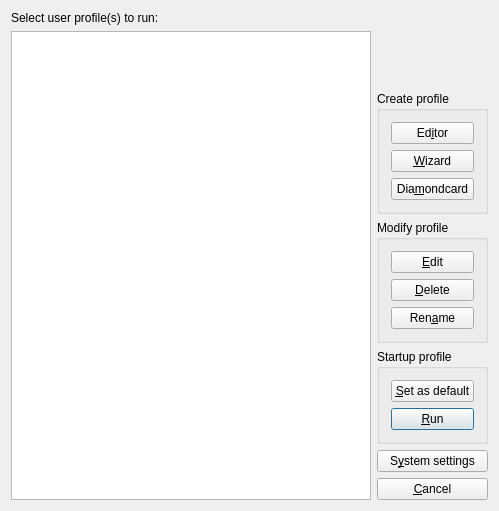
<?xml version="1.0" encoding="UTF-8"?>
<ui version="4.0">
 <class>SelectProfileForm</class>
 <widget class="QDialog" name="SelectProfileForm">
  <property name="geometry">
   <rect>
    <x>0</x>
    <y>0</y>
    <width>499</width>
    <height>511</height>
   </rect>
  </property>
  <property name="windowTitle">
   <string>Twinkle - Select user profile</string>
  </property>
  <layout class="QGridLayout">
   <item row="0" column="0">
    <widget class="QLabel" name="selectTextLabel">
     <property name="sizePolicy">
      <sizepolicy hsizetype="Preferred" vsizetype="Fixed">
       <horstretch>0</horstretch>
       <verstretch>0</verstretch>
      </sizepolicy>
     </property>
     <property name="text">
      <string>Select user profile(s) to run:</string>
     </property>
     <property name="alignment">
      <set>Qt::AlignVCenter</set>
     </property>
     <property name="wordWrap">
      <bool>true</bool>
     </property>
    </widget>
   </item>
   <item row="0" column="1" rowspan="2">
    <layout class="QVBoxLayout">
     <item>
      <spacer name="spacer17">
       <property name="orientation">
        <enum>Qt::Vertical</enum>
       </property>
       <property name="sizeType">
        <enum>QSizePolicy::Expanding</enum>
       </property>
       <property name="sizeHint" stdset="0">
        <size>
         <width>20</width>
         <height>20</height>
        </size>
       </property>
      </spacer>
     </item>
     <item>
      <widget class="QGroupBox" name="newProfileGroupBox">
       <property name="title">
        <string>Create profile</string>
       </property>
       <layout class="QVBoxLayout">
        <item>
         <widget class="QPushButton" name="newPushButton">
          <property name="whatsThis">
           <string>Create a new profile with the profile editor.</string>
          </property>
          <property name="text">
           <string>Ed&amp;itor</string>
          </property>
          <property name="shortcut">
           <string>Alt+I</string>
          </property>
         </widget>
        </item>
        <item>
         <widget class="QPushButton" name="wizardPushButton">
          <property name="whatsThis">
           <string>Create a new profile with the wizard.</string>
          </property>
          <property name="text">
           <string>&amp;Wizard</string>
          </property>
          <property name="shortcut">
           <string>Alt+W</string>
          </property>
         </widget>
        </item>
        <item>
         <widget class="QPushButton" name="diamondcardPushButton">
          <property name="whatsThis">
           <string>Create a profile for a Diamondcard account. With a Diamondcard account you can make worldwide calls to regular and cell phones and send SMS messages.</string>
          </property>
          <property name="text">
           <string>Dia&amp;mondcard</string>
          </property>
          <property name="shortcut">
           <string>Alt+M</string>
          </property>
         </widget>
        </item>
       </layout>
      </widget>
     </item>
     <item>
      <widget class="QGroupBox" name="modifyProfileGroupBox">
       <property name="title">
        <string>Modify profile</string>
       </property>
       <layout class="QVBoxLayout">
        <item>
         <widget class="QPushButton" name="editPushButton">
          <property name="whatsThis">
           <string>Edit the highlighted profile.</string>
          </property>
          <property name="text">
           <string>&amp;Edit</string>
          </property>
          <property name="shortcut">
           <string>Alt+E</string>
          </property>
         </widget>
        </item>
        <item>
         <widget class="QPushButton" name="deletePushButton">
          <property name="whatsThis">
           <string>Delete the highlighted profile.</string>
          </property>
          <property name="text">
           <string>&amp;Delete</string>
          </property>
          <property name="shortcut">
           <string>Alt+D</string>
          </property>
         </widget>
        </item>
        <item>
         <widget class="QPushButton" name="renamePushButton">
          <property name="whatsThis">
           <string>Rename the highlighted profile.</string>
          </property>
          <property name="text">
           <string>Ren&amp;ame</string>
          </property>
          <property name="shortcut">
           <string>Alt+A</string>
          </property>
         </widget>
        </item>
       </layout>
      </widget>
     </item>
     <item>
      <widget class="QGroupBox" name="startupProfileGroupBox">
       <property name="title">
        <string>Startup profile</string>
       </property>
       <layout class="QVBoxLayout">
        <item>
         <widget class="QPushButton" name="defaultPushButton">
          <property name="whatsThis">
           <string>Make the selected profiles the default profiles. The next time you start Twinkle, these profiles will be automatically run.</string>
          </property>
          <property name="text">
           <string>&amp;Set as default</string>
          </property>
          <property name="shortcut">
           <string>Alt+S</string>
          </property>
         </widget>
        </item>
        <item>
         <widget class="QPushButton" name="runPushButton">
          <property name="whatsThis">
           <string>Run Twinkle with the selected profiles.</string>
          </property>
          <property name="text">
           <string>&amp;Run</string>
          </property>
          <property name="shortcut">
           <string>Alt+R</string>
          </property>
          <property name="default">
           <bool>true</bool>
          </property>
         </widget>
        </item>
       </layout>
      </widget>
     </item>
     <item>
      <widget class="QPushButton" name="sysPushButton">
       <property name="whatsThis">
        <string>Edit the system settings.</string>
       </property>
       <property name="text">
        <string>S&amp;ystem settings</string>
       </property>
       <property name="shortcut">
        <string>Alt+Y</string>
       </property>
      </widget>
     </item>
     <item>
      <widget class="QPushButton" name="cancelPushButton">
       <property name="text">
        <string>&amp;Cancel</string>
       </property>
       <property name="shortcut">
        <string>Alt+C</string>
       </property>
      </widget>
     </item>
    </layout>
   </item>
   <item row="1" column="0">
    <widget class="QListWidget" name="profileListView">
     <property name="whatsThis">
      <string>Tick the check boxes of the user profiles that you want to run and press run.</string>
     </property>
    </widget>
   </item>
  </layout>
 </widget>
 <layoutdefault spacing="6" margin="11"/>
 <tabstops>
  <tabstop>profileListView</tabstop>
  <tabstop>newPushButton</tabstop>
  <tabstop>wizardPushButton</tabstop>
  <tabstop>diamondcardPushButton</tabstop>
  <tabstop>editPushButton</tabstop>
  <tabstop>deletePushButton</tabstop>
  <tabstop>renamePushButton</tabstop>
  <tabstop>defaultPushButton</tabstop>
  <tabstop>runPushButton</tabstop>
  <tabstop>sysPushButton</tabstop>
  <tabstop>cancelPushButton</tabstop>
 </tabstops>
 <includes>
  <include location="global">list</include>
  <include location="global">string</include>
  <include location="local">phone.h</include>
 </includes>
 <resources/>
 <connections>
  <connection>
   <sender>cancelPushButton</sender>
   <signal>clicked()</signal>
   <receiver>SelectProfileForm</receiver>
   <slot>reject()</slot>
   <hints>
    <hint type="sourcelabel">
     <x>392</x>
     <y>501</y>
    </hint>
    <hint type="destinationlabel">
     <x>20</x>
     <y>20</y>
    </hint>
   </hints>
  </connection>
  <connection>
   <sender>runPushButton</sender>
   <signal>clicked()</signal>
   <receiver>SelectProfileForm</receiver>
   <slot>runProfile()</slot>
   <hints>
    <hint type="sourcelabel">
     <x>400</x>
     <y>435</y>
    </hint>
    <hint type="destinationlabel">
     <x>20</x>
     <y>20</y>
    </hint>
   </hints>
  </connection>
  <connection>
   <sender>editPushButton</sender>
   <signal>clicked()</signal>
   <receiver>SelectProfileForm</receiver>
   <slot>editProfile()</slot>
   <hints>
    <hint type="sourcelabel">
     <x>400</x>
     <y>289</y>
    </hint>
    <hint type="destinationlabel">
     <x>20</x>
     <y>20</y>
    </hint>
   </hints>
  </connection>
  <connection>
   <sender>newPushButton</sender>
   <signal>clicked()</signal>
   <receiver>SelectProfileForm</receiver>
   <slot>newProfile()</slot>
   <hints>
    <hint type="sourcelabel">
     <x>400</x>
     <y>172</y>
    </hint>
    <hint type="destinationlabel">
     <x>20</x>
     <y>20</y>
    </hint>
   </hints>
  </connection>
  <connection>
   <sender>deletePushButton</sender>
   <signal>clicked()</signal>
   <receiver>SelectProfileForm</receiver>
   <slot>deleteProfile()</slot>
   <hints>
    <hint type="sourcelabel">
     <x>400</x>
     <y>318</y>
    </hint>
    <hint type="destinationlabel">
     <x>20</x>
     <y>20</y>
    </hint>
   </hints>
  </connection>
  <connection>
   <sender>renamePushButton</sender>
   <signal>clicked()</signal>
   <receiver>SelectProfileForm</receiver>
   <slot>renameProfile()</slot>
   <hints>
    <hint type="sourcelabel">
     <x>400</x>
     <y>347</y>
    </hint>
    <hint type="destinationlabel">
     <x>20</x>
     <y>20</y>
    </hint>
   </hints>
  </connection>
  <connection>
   <sender>wizardPushButton</sender>
   <signal>clicked()</signal>
   <receiver>SelectProfileForm</receiver>
   <slot>wizardProfile()</slot>
   <hints>
    <hint type="sourcelabel">
     <x>400</x>
     <y>201</y>
    </hint>
    <hint type="destinationlabel">
     <x>20</x>
     <y>20</y>
    </hint>
   </hints>
  </connection>
  <connection>
   <sender>defaultPushButton</sender>
   <signal>clicked()</signal>
   <receiver>SelectProfileForm</receiver>
   <slot>setAsDefault()</slot>
   <hints>
    <hint type="sourcelabel">
     <x>400</x>
     <y>406</y>
    </hint>
    <hint type="destinationlabel">
     <x>20</x>
     <y>20</y>
    </hint>
   </hints>
  </connection>
  <connection>
   <sender>sysPushButton</sender>
   <signal>clicked()</signal>
   <receiver>SelectProfileForm</receiver>
   <slot>sysSettings()</slot>
   <hints>
    <hint type="sourcelabel">
     <x>392</x>
     <y>472</y>
    </hint>
    <hint type="destinationlabel">
     <x>20</x>
     <y>20</y>
    </hint>
   </hints>
  </connection>
  <connection>
   <sender>diamondcardPushButton</sender>
   <signal>clicked()</signal>
   <receiver>SelectProfileForm</receiver>
   <slot>diamondcardProfile()</slot>
   <hints>
    <hint type="sourcelabel">
     <x>400</x>
     <y>230</y>
    </hint>
    <hint type="destinationlabel">
     <x>20</x>
     <y>20</y>
    </hint>
   </hints>
  </connection>
  <connection>
   <sender>profileListView</sender>
   <signal>doubleClicked(QModelIndex)</signal>
   <receiver>SelectProfileForm</receiver>
   <slot>toggleItem(QModelIndex)</slot>
   <hints>
    <hint type="sourcelabel">
     <x>228</x>
     <y>131</y>
    </hint>
    <hint type="destinationlabel">
     <x>433</x>
     <y>27</y>
    </hint>
   </hints>
  </connection>
 </connections>
 <slots>
  <slot>toggleItem(QModelIndex)</slot>
 </slots>
</ui>
